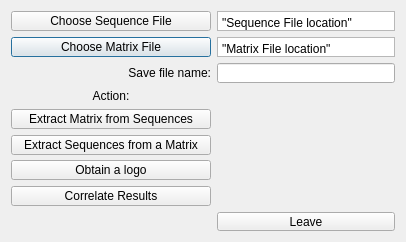
<?xml version="1.0" encoding="UTF-8"?>
<ui version="4.0">
 <class>Window</class>
 <widget class="QDialog" name="Window">
  <property name="geometry">
   <rect>
    <x>0</x>
    <y>0</y>
    <width>406</width>
    <height>242</height>
   </rect>
  </property>
  <property name="minimumSize">
   <size>
    <width>406</width>
    <height>242</height>
   </size>
  </property>
  <property name="windowTitle">
   <string>genom-2</string>
  </property>
  <property name="toolTip">
   <string/>
  </property>
  <layout class="QGridLayout" name="gridLayout_3">
   <item row="0" column="0">
    <spacer name="verticalSpacer_2">
     <property name="orientation">
      <enum>Qt::Vertical</enum>
     </property>
     <property name="sizeHint" stdset="0">
      <size>
       <width>20</width>
       <height>40</height>
      </size>
     </property>
    </spacer>
   </item>
   <item row="2" column="0">
    <spacer name="verticalSpacer">
     <property name="orientation">
      <enum>Qt::Vertical</enum>
     </property>
     <property name="sizeHint" stdset="0">
      <size>
       <width>20</width>
       <height>40</height>
      </size>
     </property>
    </spacer>
   </item>
   <item row="1" column="0" colspan="2">
    <layout class="QGridLayout" name="gridLayout">
     <item row="4" column="0">
      <widget class="QLabel" name="label">
       <property name="layoutDirection">
        <enum>Qt::LeftToRight</enum>
       </property>
       <property name="text">
        <string>Save file name:</string>
       </property>
       <property name="alignment">
        <set>Qt::AlignRight|Qt::AlignTrailing|Qt::AlignVCenter</set>
       </property>
      </widget>
     </item>
     <item row="2" column="0">
      <widget class="QPushButton" name="buttonMatrix">
       <property name="minimumSize">
        <size>
         <width>200</width>
         <height>20</height>
        </size>
       </property>
       <property name="text">
        <string>Choose Matrix File</string>
       </property>
      </widget>
     </item>
     <item row="4" column="1">
      <widget class="QLineEdit" name="editFileName">
       <property name="sizePolicy">
        <sizepolicy hsizetype="Expanding" vsizetype="Expanding">
         <horstretch>0</horstretch>
         <verstretch>0</verstretch>
        </sizepolicy>
       </property>
       <property name="maximumSize">
        <size>
         <width>190</width>
         <height>20</height>
        </size>
       </property>
      </widget>
     </item>
     <item row="2" column="1">
      <widget class="QTextBrowser" name="showMatrixLocation">
       <property name="maximumSize">
        <size>
         <width>190</width>
         <height>20</height>
        </size>
       </property>
       <property name="toolTip">
        <string>&lt;html&gt;&lt;head/&gt;&lt;body&gt;&lt;p&gt;Once you have chosen your matrix file, its location will be shown here.&lt;/p&gt;&lt;/body&gt;&lt;/html&gt;</string>
       </property>
       <property name="verticalScrollBarPolicy">
        <enum>Qt::ScrollBarAlwaysOff</enum>
       </property>
       <property name="horizontalScrollBarPolicy">
        <enum>Qt::ScrollBarAsNeeded</enum>
       </property>
       <property name="html">
        <string>&lt;!DOCTYPE HTML PUBLIC &quot;-//W3C//DTD HTML 4.0//EN&quot; &quot;http://www.w3.org/TR/REC-html40/strict.dtd&quot;&gt;
&lt;html&gt;&lt;head&gt;&lt;meta name=&quot;qrichtext&quot; content=&quot;1&quot; /&gt;&lt;style type=&quot;text/css&quot;&gt;
p, li { white-space: pre-wrap; }
&lt;/style&gt;&lt;/head&gt;&lt;body style=&quot; font-family:'Sans Serif'; font-size:9pt; font-weight:400; font-style:normal;&quot;&gt;
&lt;p style=&quot; margin-top:0px; margin-bottom:0px; margin-left:0px; margin-right:0px; -qt-block-indent:0; text-indent:0px;&quot;&gt;&amp;quot;Matrix File location&amp;quot;&lt;/p&gt;&lt;/body&gt;&lt;/html&gt;</string>
       </property>
      </widget>
     </item>
     <item row="0" column="0">
      <widget class="QPushButton" name="buttonFasta">
       <property name="minimumSize">
        <size>
         <width>200</width>
         <height>20</height>
        </size>
       </property>
       <property name="text">
        <string>Choose Sequence File</string>
       </property>
      </widget>
     </item>
     <item row="0" column="1">
      <widget class="QTextBrowser" name="showFastaLocation">
       <property name="maximumSize">
        <size>
         <width>190</width>
         <height>20</height>
        </size>
       </property>
       <property name="toolTip">
        <string>Once you have chosen your sequence file, its location will be shown here.</string>
       </property>
       <property name="verticalScrollBarPolicy">
        <enum>Qt::ScrollBarAlwaysOff</enum>
       </property>
       <property name="horizontalScrollBarPolicy">
        <enum>Qt::ScrollBarAsNeeded</enum>
       </property>
       <property name="html">
        <string>&lt;!DOCTYPE HTML PUBLIC &quot;-//W3C//DTD HTML 4.0//EN&quot; &quot;http://www.w3.org/TR/REC-html40/strict.dtd&quot;&gt;
&lt;html&gt;&lt;head&gt;&lt;meta name=&quot;qrichtext&quot; content=&quot;1&quot; /&gt;&lt;style type=&quot;text/css&quot;&gt;
p, li { white-space: pre-wrap; }
&lt;/style&gt;&lt;/head&gt;&lt;body style=&quot; font-family:'Sans Serif'; font-size:9pt; font-weight:400; font-style:normal;&quot;&gt;
&lt;p style=&quot; margin-top:0px; margin-bottom:0px; margin-left:0px; margin-right:0px; -qt-block-indent:0; text-indent:0px;&quot;&gt;&amp;quot;Sequence File location&amp;quot;&lt;/p&gt;&lt;/body&gt;&lt;/html&gt;</string>
       </property>
      </widget>
     </item>
    </layout>
   </item>
   <item row="3" column="0" colspan="2">
    <layout class="QGridLayout" name="gridLayout_2">
     <item row="5" column="0">
      <widget class="QPushButton" name="buttonLogo">
       <property name="minimumSize">
        <size>
         <width>200</width>
         <height>20</height>
        </size>
       </property>
       <property name="maximumSize">
        <size>
         <width>250</width>
         <height>16777215</height>
        </size>
       </property>
       <property name="toolTip">
        <string>&lt;html&gt;&lt;head/&gt;&lt;body&gt;&lt;p&gt;Obtain a logo from a probability matrix.&lt;/p&gt;&lt;p&gt;It will be saved to yourlogo.png in the genom-2 directory.&lt;/p&gt;&lt;/body&gt;&lt;/html&gt;</string>
       </property>
       <property name="text">
        <string>Obtain a logo</string>
       </property>
      </widget>
     </item>
     <item row="0" column="0">
      <widget class="QLabel" name="label_2">
       <property name="text">
        <string>Action:</string>
       </property>
       <property name="alignment">
        <set>Qt::AlignCenter</set>
       </property>
      </widget>
     </item>
     <item row="7" column="0">
      <spacer name="verticalSpacer_3">
       <property name="orientation">
        <enum>Qt::Vertical</enum>
       </property>
       <property name="sizeHint" stdset="0">
        <size>
         <width>20</width>
         <height>40</height>
        </size>
       </property>
      </spacer>
     </item>
     <item row="7" column="1">
      <widget class="QPushButton" name="buttonLeave">
       <property name="text">
        <string>Leave</string>
       </property>
      </widget>
     </item>
     <item row="6" column="0">
      <widget class="QPushButton" name="buttonCorrelate">
       <property name="text">
        <string>Correlate Results</string>
       </property>
      </widget>
     </item>
     <item row="2" column="0">
      <widget class="QPushButton" name="buttonSequenceFromMatrix">
       <property name="minimumSize">
        <size>
         <width>200</width>
         <height>20</height>
        </size>
       </property>
       <property name="maximumSize">
        <size>
         <width>250</width>
         <height>16777215</height>
        </size>
       </property>
       <property name="toolTip">
        <string>&lt;html&gt;&lt;head/&gt;&lt;body&gt;&lt;p&gt;Calculates all binding positions of a protein from a probability matrix on a given nucleotide sequence.&lt;/p&gt;&lt;p&gt;The binding positions will be saved in an output file, whose name you have to choose.&lt;/p&gt;&lt;/body&gt;&lt;/html&gt;</string>
       </property>
       <property name="text">
        <string>Extract Sequences from a Matrix</string>
       </property>
      </widget>
     </item>
     <item row="1" column="0">
      <widget class="QPushButton" name="buttonMatrixFromSequence">
       <property name="minimumSize">
        <size>
         <width>200</width>
         <height>20</height>
        </size>
       </property>
       <property name="maximumSize">
        <size>
         <width>250</width>
         <height>16777215</height>
        </size>
       </property>
       <property name="toolTip">
        <string>&lt;html&gt;&lt;head/&gt;&lt;body&gt;&lt;p&gt;Obtain a probability weigth matrix from multiple sequences, stored in a fasta file.&lt;/p&gt;&lt;p&gt;The results will be saved in a file named after the chosen name.&lt;/p&gt;&lt;/body&gt;&lt;/html&gt;</string>
       </property>
       <property name="text">
        <string>Extract Matrix from Sequences</string>
       </property>
      </widget>
     </item>
    </layout>
   </item>
  </layout>
 </widget>
 <resources/>
 <connections/>
</ui>
